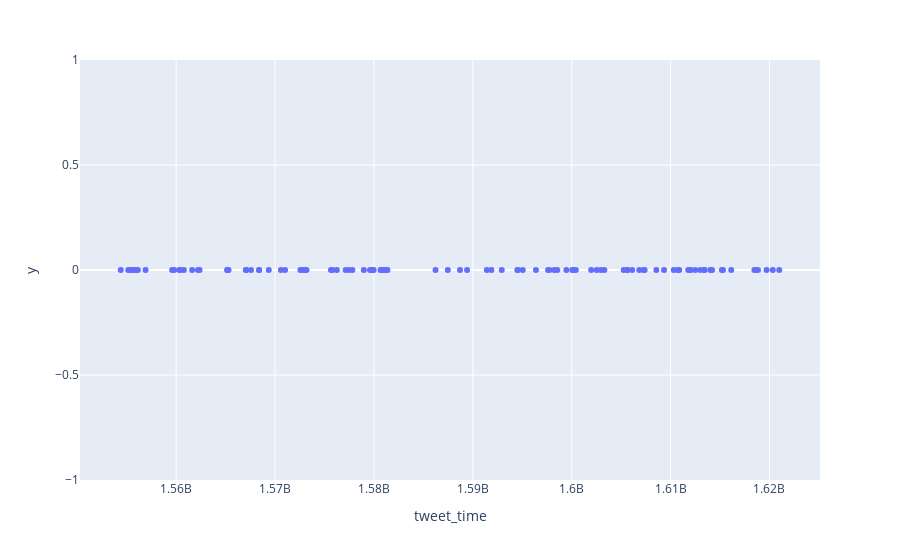

Notebook code cell kept with this figure:
### Code cell
# Confirm baseline was uniform
px.scatter(random_tweet_df.assign(y=0), x='tweet_time', y='y')
